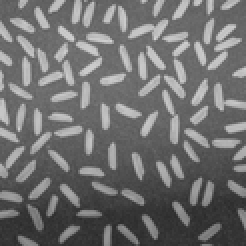
%> input picture doc/userManual/images/imGranulo/rice.png, 123 x 123 px, shrunk from 256 x 256 before the run (shown 2 times larger)
$ octave granuloRice.m   (GNU Octave 9; MATLAB toolbox functions it lacks are replaced by stand-ins)
%> lines starting %> are read from the running program, lines starting %| are printed output that depends on the picture
%> further down, img is the input picture: size 123x123 uint8; min 43, max 210, mean 111.2
### malimpa/imGranulometry/imGranulo.m
function [gr vols] = imGranulo(img, granuloType, strelShape, strelSizes)
%> called with granuloType = 'opening', strelShape = 'square'
%IMGRANULO Compute granulometry curve of a given image
%
%   output = imGranulo(IMG, GRTYPE, STRELSHAPE, SIZES)
%
%   Example
%     % Compute granulometric curve by ope,ing on rice image
%     img = imread('rice.png');
%     gr = imGranulo(img, 'opening', 'square', 1:20);
%     % display as a function of strel diameter
%     plot(2*(1:20)+1, gr);
%
%   See also
%

% ------
% Author: David Legland
% e-mail: david.legland@grignon.inra.fr
% Created: 2014-05-05,    using Matlab 7.9.0.529 (R2009b)
% Copyright 2014 INRA - Cepia Software Platform.


nSizes = length(strelSizes);

% allocate memory
vols = zeros(1, nSizes + 1);

% initialize reference volume
vol0 = sum(img(:));
%> vol0 = 1682971
vols(1) = vol0;

for i = 1:nSizes

    radius = strelSizes(i);
    diam = 2 * radius + 1;

    % create current strel
    switch lower(strelShape)
        case 'square'
            se = strel('square', diam);
        case {'octagon', 'diamond', 'ball'}
            se = strel(lower(strelShape), radius);
        case 'lineh'
            se = ones(1, diam);
        case 'linev'
            se = ones(diam, 1);
        otherwise
            error(['Could not process strel type: ' strelShape]);
    end

    % compute morphological operation
    switch lower(granuloType)
        case 'opening'
            img2 = imopen(img, se);
        case 'closing'
            img2 = imclose(img, se);

        otherwise
            error(['Could not process granulometry type: ' granuloType]);
    end

    % compute local volume
    vols(i+1) = sum(img2(:));
end
%> this loop made 20 passes
%> pass 1, in imGranulo, `img2 = imopen(img, se);`:
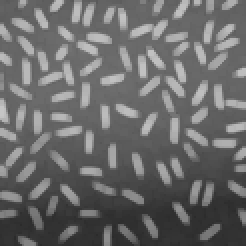
%> img2: size 123x123 uint8 (shown 2 times larger); min 43, max 197, mean 106.1
%> pass 2, in imGranulo, `img2 = imopen(img, se);`:
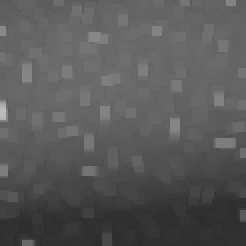
%> img2: size 123x123 uint8 (shown 2 times larger); min 43, max 187, mean 88.5
%> pass 3, in imGranulo, `img2 = imopen(img, se);`:
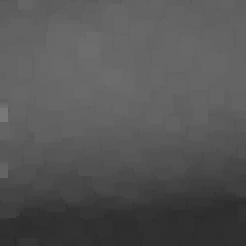
%> img2: size 123x123 uint8 (shown 2 times larger); min 43, max 120, mean 85
%> after the loop, se = {Dimensionality 2}; vols = 21 values, max 1682971 at index 1, min 1226631 at index 21, mean 1291397.8

% compute granulometry curve
vol0 = sum(img(:));
vols2 = (vols - vol0) / (vols(end) - vol0);
%> vols2 = 21 values from 0 to 1
gr = 100 * diff(vols2);
%> gr = 20 values, max 58.51 at index 2, min 0.171 at index 16, mean 5

### doc/userManual/images/imGranulo/granuloRice.m
%GRANULORICE  One-line description here, please.
%
%   output = granuloRice(input)
%
%   Example
%   granuloRice
%
%   See also
%

% ------
% Author: David Legland
% e-mail: david.legland@inrae.fr
% INRAE - BIA Research Unit - BIBS Platform (Nantes)
% Created: 2020-03-23,    using Matlab 9.7.0.1247435 (R2019b) Update 2
% Copyright 2020 INRAE.

% read image
img = imread('rice.png');
imwrite(img, 'rice.png');

% compute granulo.
xi = 1:20;
[gr, vol] = imGranulo(img, 'opening', 'square', xi);
%> vol has the same summary as vols in imGranulo

% display granulo
diams = 2*xi + 1;
figure; plot(diams, gr, 'color', 'b', 'linewidth', 2);
xlim([0 40]);
xlabel('Diameter of structuring element (pixels)');
ylabel('Variation of gray levels (%)');
title('Gray level granulometry by opening', 'Interpreter', 'none');
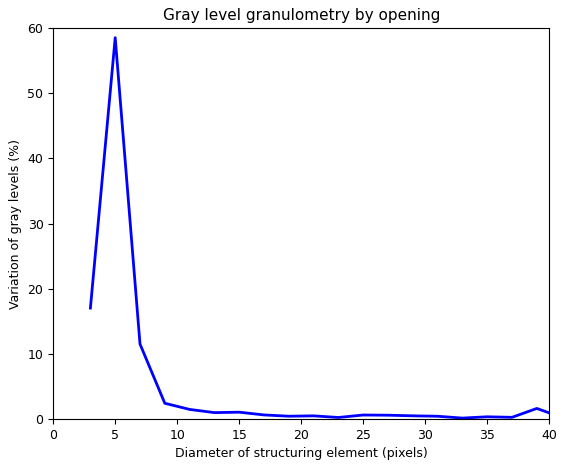
%> figure redrawn from the program's plot data; curve peaks at x = 5, y = 58.51
print(gcf, 'rice_grOpSq20.png', '-dpng');

% display volume curve
figure; plot([0 diams], vol, 'color', 'b', 'linewidth', 2);
xlim([0 40]);
xlabel('Diameter of structuring element (pixels)');
ylabel('Sum of gray levels');
title('Gray level granulometry by opening', 'Interpreter', 'none');
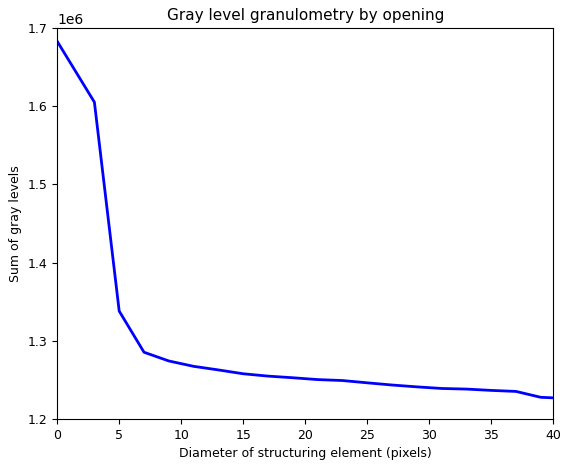
%> figure redrawn from the program's plot data; curve peaks at x = 0, y = 1682971
print(gcf, 'rice_grOpSq20_sumOfGrays.png', '-dpng');

$ run again, with doc/userManual/images/imGranulo/coins_OpDisk15.tif saved as doc/userManual/images/imGranulo/rice.png
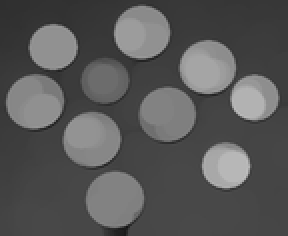
%> input picture doc/userManual/images/imGranulo/coins_OpDisk15.tif, 144 x 118 px, shrunk from 300 x 246 before the run (shown 2 times larger)
%> img is the input picture: size 118x144 uint8; min 19, max 190, mean 88.2
%> vol0 = 1498238
%> after the loop in imGranulo, `for i = 1:nSizes`:
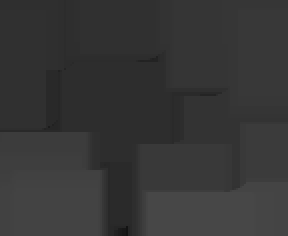
%> img2: size 118x144 uint8 (shown 2 times larger); min 19, max 71, mean 54.1
%> after the loop in imGranulo, `for i = 1:nSizes`: se = {Dimensionality 2}; vols = 21 values, max 1498238 at index 1, min 920077 at index 21, mean 1184551.3
%> vols2 = 21 values from 0 to 1
%> in imGranulo, `gr = 100 * diff(vols2);`: gr = 20 values, max 29.09 at index 10, min 0.731 at index 2, mean 5
%> `[gr, vol] = imGranulo(img, 'opening', 'square', xi);`: vol has the same summary as vols in imGranulo
%> `title('Gray level granulometry by opening', 'Interpreter', 'none');`:
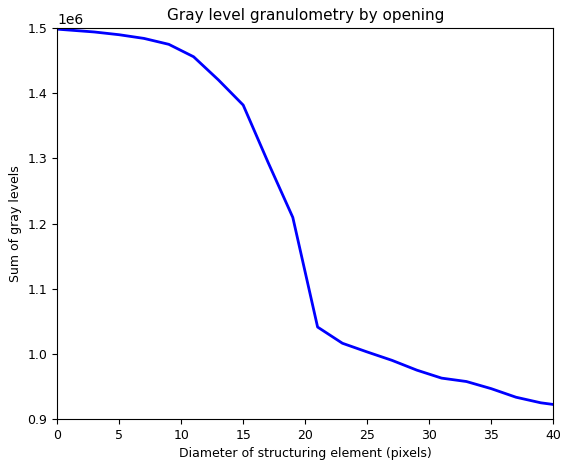
%> figure redrawn from the program's plot data; curve peaks at x = 0, y = 1498238

$ run again, with doc/userManual/images/imGranulo/coins_OpDisk27.tif saved as doc/userManual/images/imGranulo/rice.png
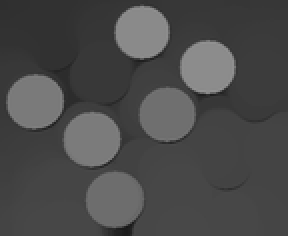
%> input picture doc/userManual/images/imGranulo/coins_OpDisk27.tif, 144 x 118 px, shrunk from 300 x 246 before the run (shown 2 times larger)
%> img is the input picture: size 118x144 uint8; min 23, max 147, mean 74.9
%> vol0 = 1272653
%> after the loop in imGranulo, `for i = 1:nSizes`:
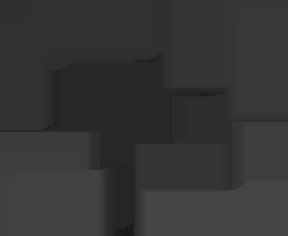
%> img2: size 118x144 uint8 (shown 2 times larger); min 23, max 69, mean 53
%> after the loop in imGranulo, `for i = 1:nSizes`: se = {Dimensionality 2}; vols = 21 values, max 1272653 at index 1, min 900792 at index 21, mean 1098382.6
%> vols2 = 21 values from 0 to 1
%> in imGranulo, `gr = 100 * diff(vols2);`: gr = 20 values, max 39.66 at index 10, min 0.207 at index 2, mean 5
%> `[gr, vol] = imGranulo(img, 'opening', 'square', xi);`: vol has the same summary as vols in imGranulo
%> `title('Gray level granulometry by opening', 'Interpreter', 'none');`:
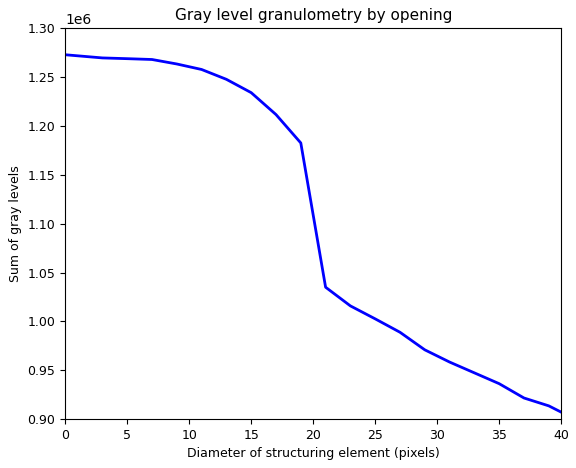
%> figure redrawn from the program's plot data; curve peaks at x = 0, y = 1272653
